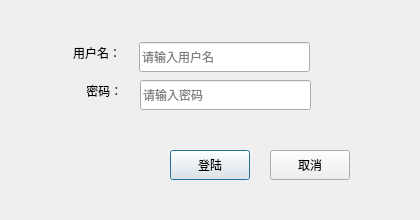
<?xml version="1.0" encoding="UTF-8"?>
<ui version="4.0">
 <class>LoginDialog</class>
 <widget class="QDialog" name="LoginDialog">
  <property name="geometry">
   <rect>
    <x>0</x>
    <y>0</y>
    <width>420</width>
    <height>220</height>
   </rect>
  </property>
  <property name="windowTitle">
   <string>登陆用户</string>
  </property>
  <widget class="QLabel" name="name">
   <property name="geometry">
    <rect>
     <x>73</x>
     <y>42</y>
     <width>60</width>
     <height>22</height>
    </rect>
   </property>
   <property name="text">
    <string>用户名：</string>
   </property>
  </widget>
  <widget class="QLabel" name="pass">
   <property name="geometry">
    <rect>
     <x>73</x>
     <y>80</y>
     <width>61</width>
     <height>22</height>
    </rect>
   </property>
   <property name="text">
    <string>    密码：</string>
   </property>
  </widget>
  <widget class="QLineEdit" name="name_edit">
   <property name="geometry">
    <rect>
     <x>139</x>
     <y>42</y>
     <width>171</width>
     <height>30</height>
    </rect>
   </property>
   <property name="placeholderText">
    <string>请输入用户名</string>
   </property>
  </widget>
  <widget class="QLineEdit" name="pass_edit">
   <property name="geometry">
    <rect>
     <x>140</x>
     <y>80</y>
     <width>171</width>
     <height>30</height>
    </rect>
   </property>
   <property name="echoMode">
    <enum>QLineEdit::Password</enum>
   </property>
   <property name="placeholderText">
    <string>请输入密码</string>
   </property>
  </widget>
  <widget class="QPushButton" name="login_btn">
   <property name="geometry">
    <rect>
     <x>170</x>
     <y>150</y>
     <width>80</width>
     <height>30</height>
    </rect>
   </property>
   <property name="text">
    <string>登陆</string>
   </property>
  </widget>
  <widget class="QPushButton" name="cancel_btn">
   <property name="geometry">
    <rect>
     <x>270</x>
     <y>150</y>
     <width>80</width>
     <height>30</height>
    </rect>
   </property>
   <property name="text">
    <string>取消</string>
   </property>
  </widget>
 </widget>
 <resources/>
 <connections>
  <connection>
   <sender>cancel_btn</sender>
   <signal>clicked()</signal>
   <receiver>LoginDialog</receiver>
   <slot>reject()</slot>
   <hints>
    <hint type="sourcelabel">
     <x>319</x>
     <y>184</y>
    </hint>
    <hint type="destinationlabel">
     <x>196</x>
     <y>126</y>
    </hint>
   </hints>
  </connection>
 </connections>
</ui>
